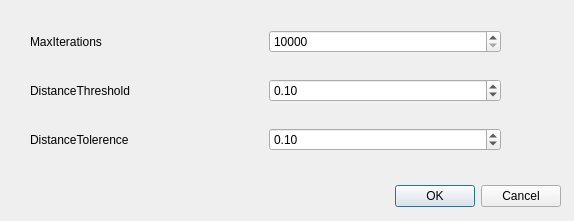
<?xml version="1.0" encoding="UTF-8"?>
<ui version="4.0">
 <class>EvaluateDialog</class>
 <widget class="QDialog" name="EvaluateDialog">
  <property name="geometry">
   <rect>
    <x>0</x>
    <y>0</y>
    <width>574</width>
    <height>221</height>
   </rect>
  </property>
  <property name="windowTitle">
   <string>Evaluation</string>
  </property>
  <widget class="QDialogButtonBox" name="buttonBox">
   <property name="geometry">
    <rect>
     <x>220</x>
     <y>180</y>
     <width>341</width>
     <height>32</height>
    </rect>
   </property>
   <property name="orientation">
    <enum>Qt::Horizontal</enum>
   </property>
   <property name="standardButtons">
    <set>QDialogButtonBox::Cancel|QDialogButtonBox::Ok</set>
   </property>
  </widget>
  <widget class="QWidget" name="gridLayoutWidget">
   <property name="geometry">
    <rect>
     <x>30</x>
     <y>10</y>
     <width>471</width>
     <height>161</height>
    </rect>
   </property>
   <layout class="QGridLayout" name="gridLayout">
    <item row="0" column="1">
     <widget class="QSpinBox" name="NIteration">
      <property name="minimum">
       <number>10000</number>
      </property>
      <property name="maximum">
       <number>50000</number>
      </property>
      <property name="singleStep">
       <number>5000</number>
      </property>
     </widget>
    </item>
    <item row="1" column="1">
     <widget class="QDoubleSpinBox" name="Nthreshold">
      <property name="maximum">
       <double>1.000000000000000</double>
      </property>
      <property name="singleStep">
       <double>0.010000000000000</double>
      </property>
      <property name="value">
       <double>0.100000000000000</double>
      </property>
     </widget>
    </item>
    <item row="0" column="0">
     <widget class="QLabel" name="label">
      <property name="text">
       <string>MaxIterations</string>
      </property>
     </widget>
    </item>
    <item row="1" column="0">
     <widget class="QLabel" name="label_3">
      <property name="text">
       <string>DistanceThreshold</string>
      </property>
     </widget>
    </item>
    <item row="2" column="0">
     <widget class="QLabel" name="label_2">
      <property name="text">
       <string>DistanceTolerence</string>
      </property>
     </widget>
    </item>
    <item row="2" column="1">
     <widget class="QDoubleSpinBox" name="Ntolerence">
      <property name="maximum">
       <double>1.000000000000000</double>
      </property>
      <property name="singleStep">
       <double>0.010000000000000</double>
      </property>
      <property name="value">
       <double>0.100000000000000</double>
      </property>
     </widget>
    </item>
   </layout>
  </widget>
 </widget>
 <resources/>
 <connections>
  <connection>
   <sender>buttonBox</sender>
   <signal>accepted()</signal>
   <receiver>EvaluateDialog</receiver>
   <slot>accept()</slot>
   <hints>
    <hint type="sourcelabel">
     <x>248</x>
     <y>254</y>
    </hint>
    <hint type="destinationlabel">
     <x>157</x>
     <y>274</y>
    </hint>
   </hints>
  </connection>
  <connection>
   <sender>buttonBox</sender>
   <signal>rejected()</signal>
   <receiver>EvaluateDialog</receiver>
   <slot>reject()</slot>
   <hints>
    <hint type="sourcelabel">
     <x>316</x>
     <y>260</y>
    </hint>
    <hint type="destinationlabel">
     <x>286</x>
     <y>274</y>
    </hint>
   </hints>
  </connection>
 </connections>
</ui>
